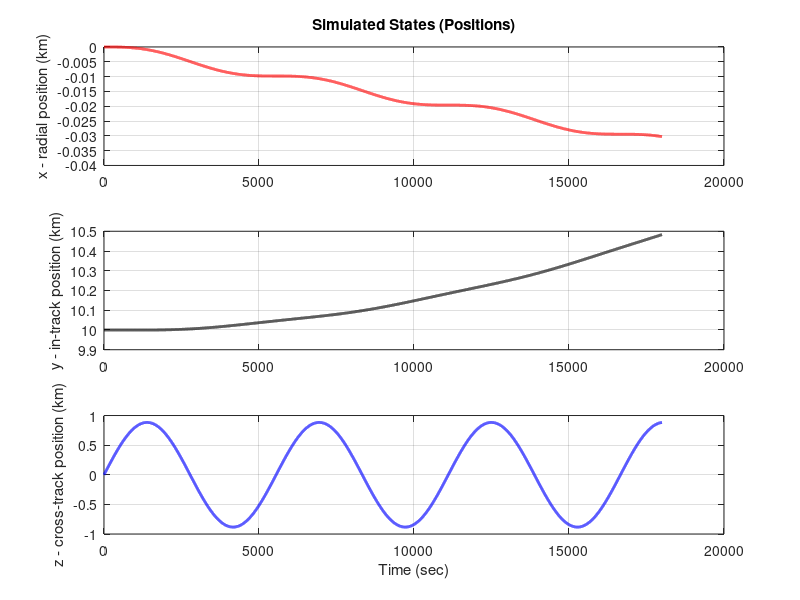
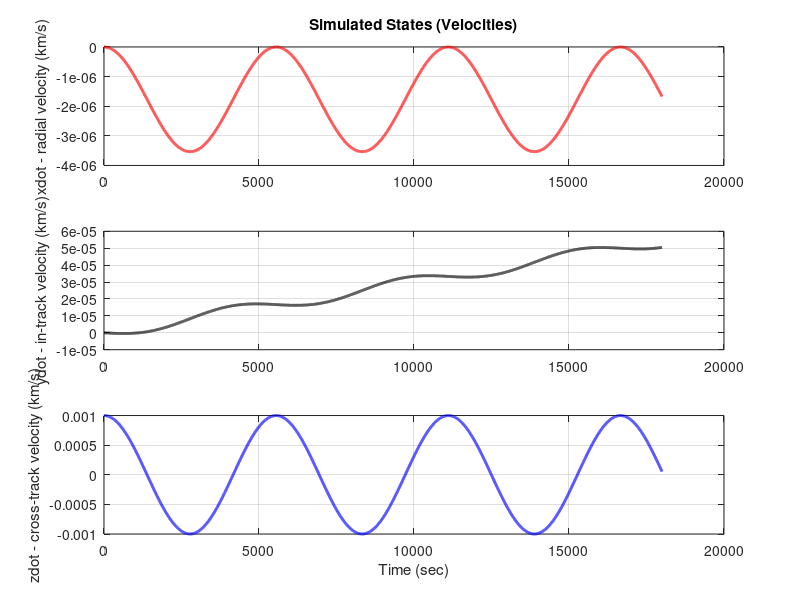

These charts were generated, in order, by the following MATLAB code: (Note: this script raises an error after producing the figures.)
%% ASEN 5014 - Linear Control Systems
% Final Project
% Galen Savidge, Aniket Goel, Andrew Palski

clear; close all; format shortG; clc;
%% PART A:Linear Systems Analysis
% Question 2:
% Linear system
n = sqrt(398600/6778^3);
A = [0 0 0 1 0 0;
     0 0 0 0 1 0;
     0 0 0 0 0 1;
     3*n^2 0 0 0 2*n 0;
     0 0 0 -2*n 0 0;
     0 0 -n^2 0 0 0];
B = [0 0 0;
     0 0 0;
     0 0 0;
     1 0 0;
     0 1 0;
     0 0 1];
C = [1 0 0 0 0 0;
     0 1 0 0 0 0;
     0 0 1 0 0 0];
D = [0 0 0;
     0 0 0;
     0 0 0];
G = [0;0;0;0;1;0]; %disturbance matrix, disturbance only affects in track dynamics
B_tot = [B,G];
D_tot = [D,[0;0;0]];
x0 = [0; 10; 0; 0; 0; .001]; % initial condition
r = [0; 5; 0; 0; 0; 0]; % reference 
d = -1e-9; % disturbance %CHANGE: set to 1 um/s vs 1 m/s

 % Eigenvalues
[E, L] = eig(A);
evals = diag(L);

% Simulated plant dynamics with no control and including disturbances
u = [0;0;0];
u_tot = [u;d]';
ts = 0:1:18000;
us = u_tot + zeros(length(ts),4);
sys = ss(A,B_tot,C,D_tot);
[ys,~,xs] = lsim(sys,us,ts,x0);
figure();
ax = subplot(3,1,1);
plot(ax,ts,xs(:,1),'LineWidth',2,'Color','r')
ylabel('x - radial position (km)')
title('Simulated States (Positions)')
grid on
ax = subplot(3,1,2);
plot(ax,ts,xs(:,2),'LineWidth',2,'Color','k')
ylabel('y - in-track position (km)')
grid on
ax = subplot(3,1,3);
plot(ax,ts,xs(:,3),'LineWidth',2,'Color','b')
ylabel('z - cross-track position (km)')
xlabel('Time (sec)')
grid on

figure()
ax = subplot(3,1,1);
plot(ax,ts,xs(:,4),'LineWidth',2,'Color','r')
ylabel('xdot - radial velocity (km/s)')
title('Simulated States (Velocities)')
grid on
ax = subplot(3,1,2);
plot(ax,ts,xs(:,5),'LineWidth',2,'Color','k')
ylabel('ydot - in-track velocity (km/s)')
grid on
ax = subplot(3,1,3);
plot(ax,ts,xs(:,6),'LineWidth',2,'Color','b')
ylabel('zdot - cross-track velocity (km/s)')
xlabel('Time (sec)')
grid on

% Question 3
% Reachability/Controllability
P = [B A*B A^2*B A^3*B A^4*B A^5*B]; 
rank(P) % = 6 = n, so reachable

% Observability
O = [C; C*A; C*A^2; C*A^3; C*A^4; C*A^5];
rank(O) % = 6 = n, so completely observable


% Question 5
% Luenberger observer matrix
des_L_poles = [-2, -2.1, -2.2, -2.3, -2.4, -2.5];
L_transpose = place(A',C',des_L_poles);
% Closed loop state and error dynamics with full state feedback control
A_CL_aug = [(A-B*K), B*K;
        0, (A-L*C)];
B_CL_aug = [B*F; zeros(size(B*F))];
C_CL_aug = [C, zeros(size(C))];
D_CL_aug = D_tot;
B_CL_aug_tot = [B_CL_aug, [G;G]];

% Simulating with zero initial error
e0 = zeros(6,1);
x_cl_aug0 = [x0;e0];

u_tot = [r;d];
ts = 0:1:18000;
us = u_tot + zeros(length(ts),4);
sys = ss(A_CL_aug,B_CL_aug_tot,C_CL_aug,D_CL_aug);
[ys,~,xs] = lsim(sys,us,ts,x0);
figure();
ax = subplot(3,1,1);
plot(ax,ts,xs(:,1),'LineWidth',2,'Color','r')
ylabel('x - radial position (km)')
title('Simulated States (Positions)')
grid on
ax = subplot(3,1,2);
plot(ax,ts,xs(:,2),'LineWidth',2,'Color','k')
ylabel('y - in-track position (km)')
grid on
ax = subplot(3,1,3);
plot(ax,ts,xs(:,3),'LineWidth',2,'Color','b')
ylabel('z - cross-track position (km)')
xlabel('Time (sec)')
grid on

figure()
ax = subplot(3,1,1);
plot(ax,ts,xs(:,4),'LineWidth',2,'Color','r')
ylabel('xdot - radial velocity (km/s)')
title('Simulated States (Velocities)')
grid on
ax = subplot(3,1,2);
plot(ax,ts,xs(:,5),'LineWidth',2,'Color','k')
ylabel('ydot - in-track velocity (km/s)')
grid on
ax = subplot(3,1,3);
plot(ax,ts,xs(:,6),'LineWidth',2,'Color','b')
ylabel('zdot - cross-track velocity (km/s)')
xlabel('Time (sec)')
grid on
